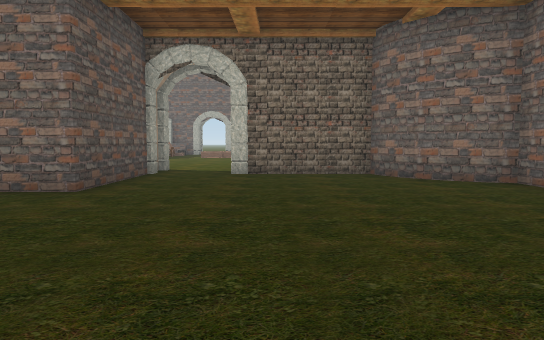
view 1 (above)

24 first-person views from a walk through a 3-D level made in the Unity game engine. The camera is 1.4 m above the floor, tilts 4° down and sees 70° across. The floor is counted in squares, 2 m on a side. Each view is taken from the middle of a square. On the plan, view 1 faces up. The plan holds only what a view shows up to about 11 squares ahead; the rest is blank. The place goes on beyond the plan. The player character is not drawn. Some animated figures are left out. Some surface patterns are stand-ins.

view 2
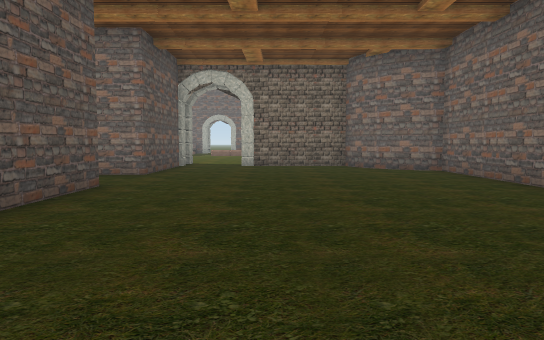

view 3
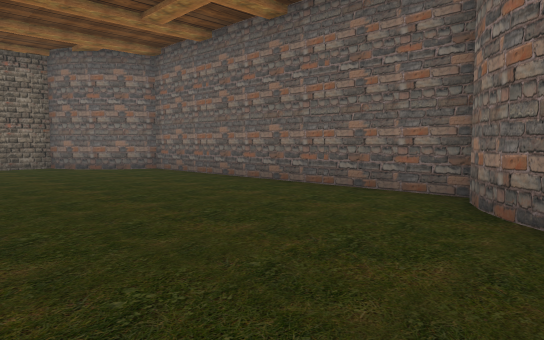

view 4
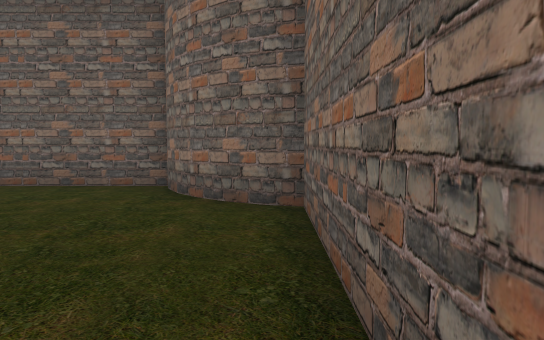

view 5
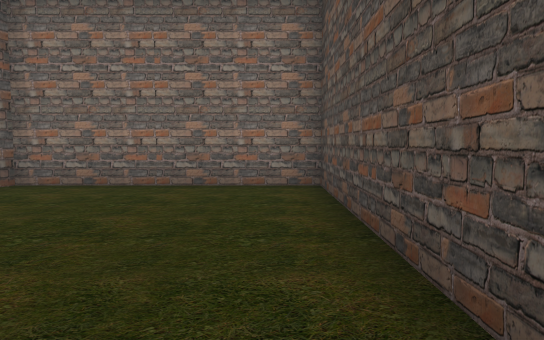

view 6
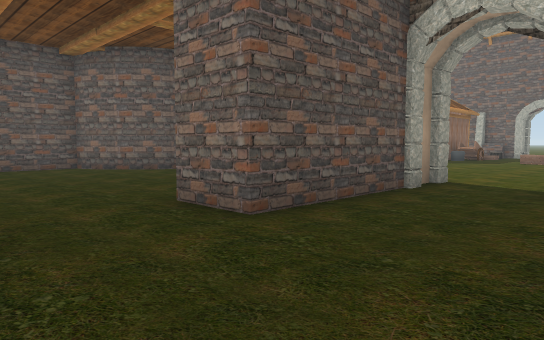

view 7
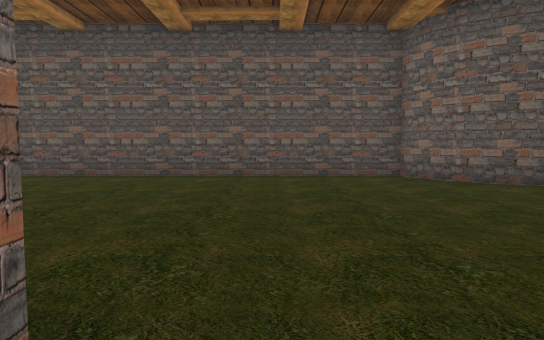

view 8
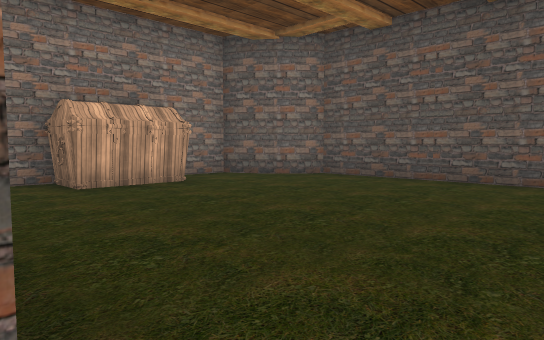

view 9
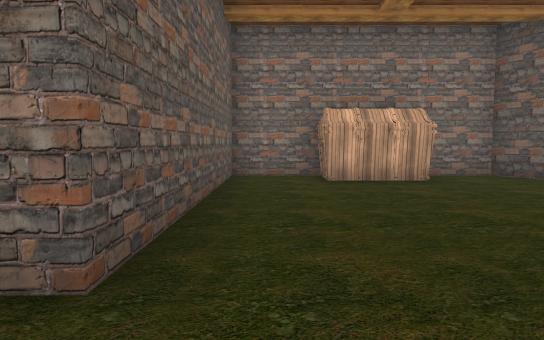

view 10
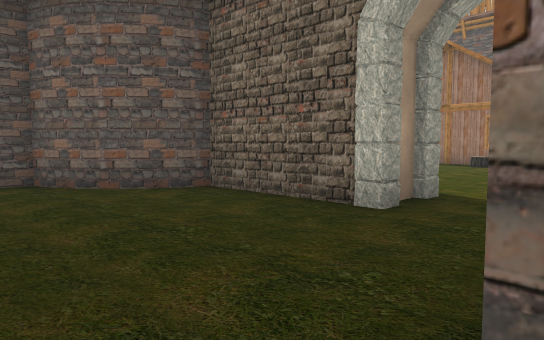

view 11
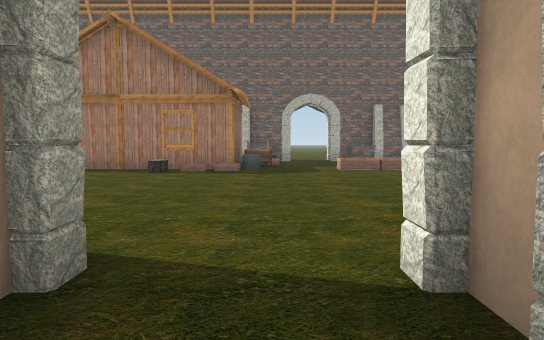

view 12
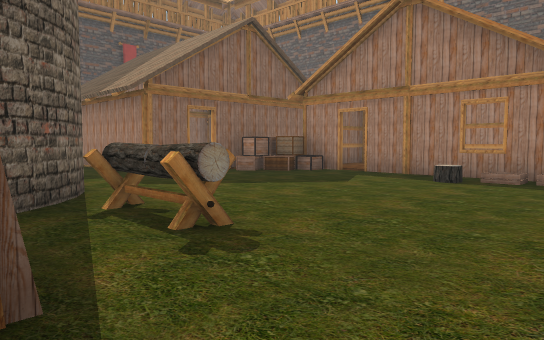

view 13
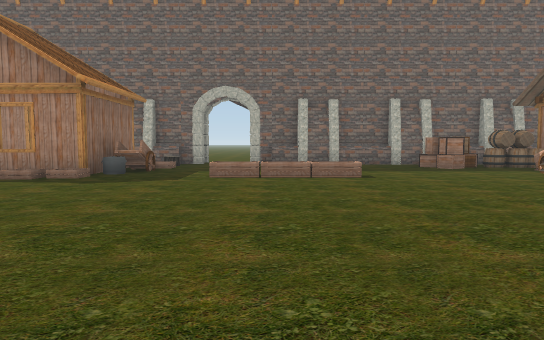

view 14
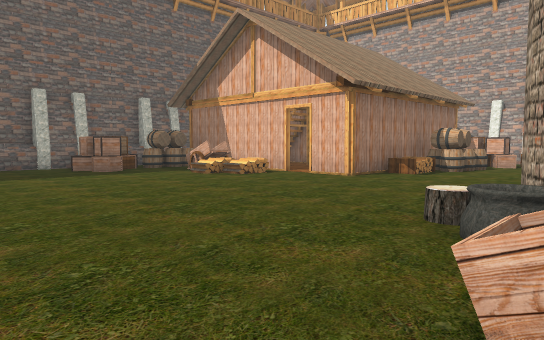

view 15
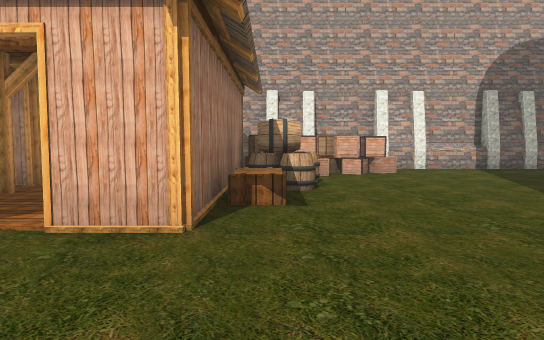

view 16
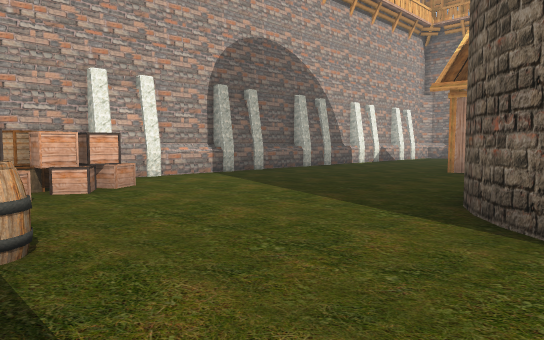

view 17
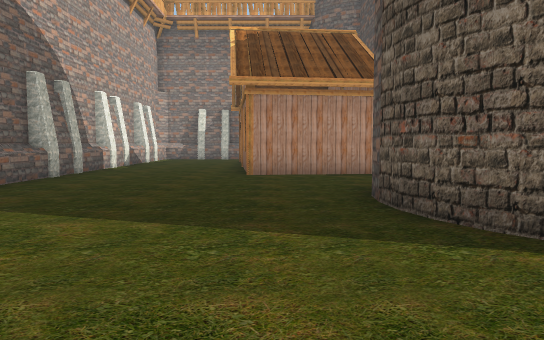

view 18
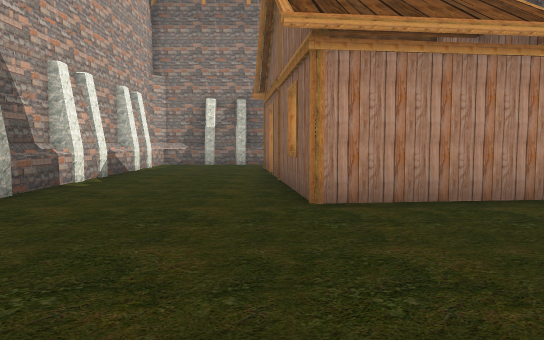

view 19
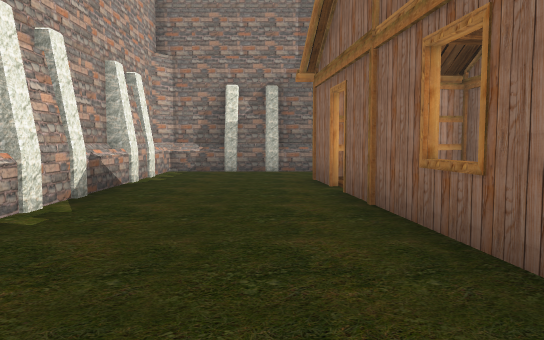

view 20
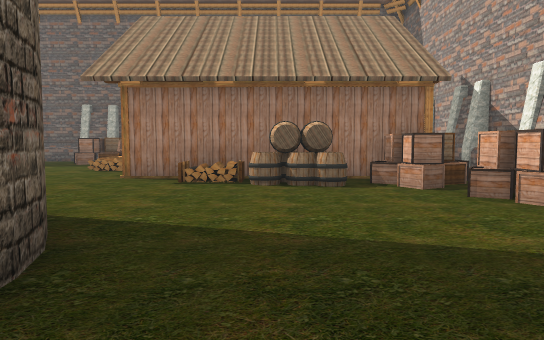

view 21
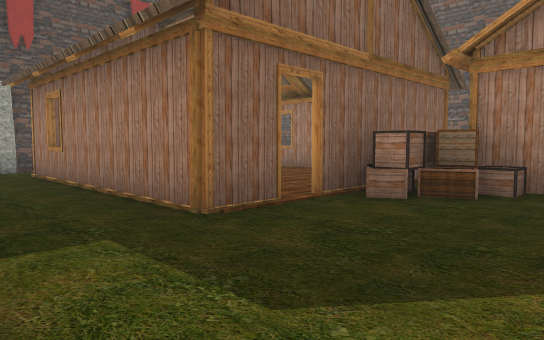

view 22
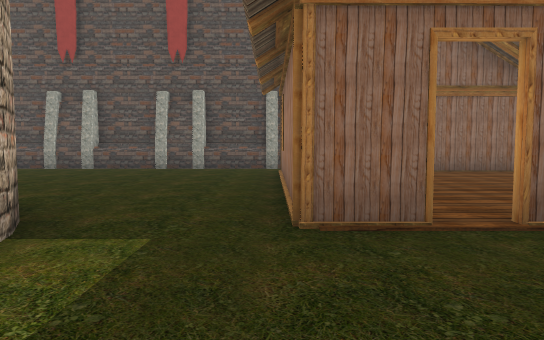

view 23
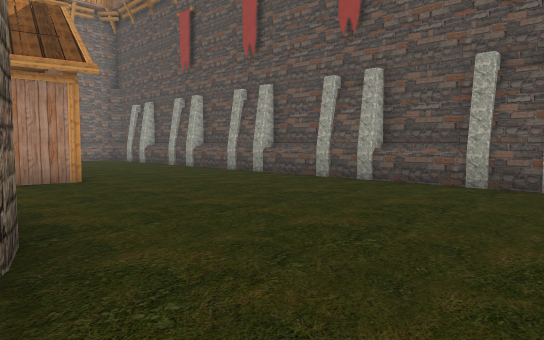

view 24
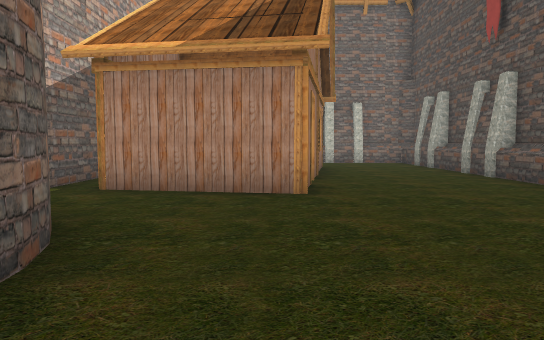

### Floor plan
Key: @ floor where view 1 was taken; # wall or solid block; . floor; C chest; H house; R crate; B box; A rack; E barrel; W wagon; U cauldron; O other object.
Columns run from 21 left of view 1 to 14 right of it. Each row starts with its distance up from view 1.
 21             HHHH      ..B.EE
 20   HHHH  H      WW.   .....WH
 19   H     HH     O..   .....WH HHHHH
 18   H      BBHHHHH..RRR.....OH     H #
 17   H     BB...O..............     H #
 16   H     B..................HHH   B #
 15 # H     H....................OEEBBB#
 14 #.HHHHHHH.......................BBB#
 13 #................................BB#
 12 #.......OOO.OO.........U   O.....B.#
 11 #......OO  O..........WU    O......#
 10 #......O      AO.OO.O       O......#
  9 #......     ###O.##.O###    O......#
  8 #......     ..... #.....    O......#
  7 #.......  O...... #......  O.......#
  6 #....H...#.......##.......# .......#
  5 #....HHH##................# HHHH...#
  4 #....  H #................# H  H...#
  3 #...H  H #.......##.......# H  H...#
  2 #...H  H #.......##.......# H  H...#
  1 #...H    #.......##.......#    ....#
  0 #...H    #.......##..@....# H  H...#
 -1          #.......##.......# HH ....#
 -2           O..CCC.##.....OO     ....#
 -3             .###.##.....O      #####
 -4             ## #########

Where each view was taken, in squares from view 1:
view 1: 0 up, 0 right, facing up
view 2: 3 down, 0 right, facing up
view 3: 3 down, 1 left, facing up-right
view 4: 3 down, 2 left, facing right
view 5: 3 up, 2 left, facing down
view 6: 3 up, 0 right, facing up-left
view 7: 4 up, 3 left, facing left
view 8: 4 up, 4 left, facing down-left
view 9: 5 up, 5 left, facing down
view 10: 5 up, 4 left, facing up-left
view 11: 8 up, 5 left, facing up
view 12: 10 up, 5 left, facing up-left
view 13: 10 up, 2 left, facing up
view 14: 11 up, 1 left, facing up-right
view 15: 15 up, 3 right, facing right
view 16: 15 up, 6 right, facing down-right
view 17: 14 up, 9 right, facing down
view 18: 10 up, 10 right, facing down
view 19: 7 up, 11 right, facing down
view 20: 8 up, 9 right, facing up
view 21: 12 up, 10 left, facing up-left
view 22: 14 up, 10 left, facing left
view 23: 13 up, 14 left, facing down-left
view 24: 11 up, 16 left, facing down
